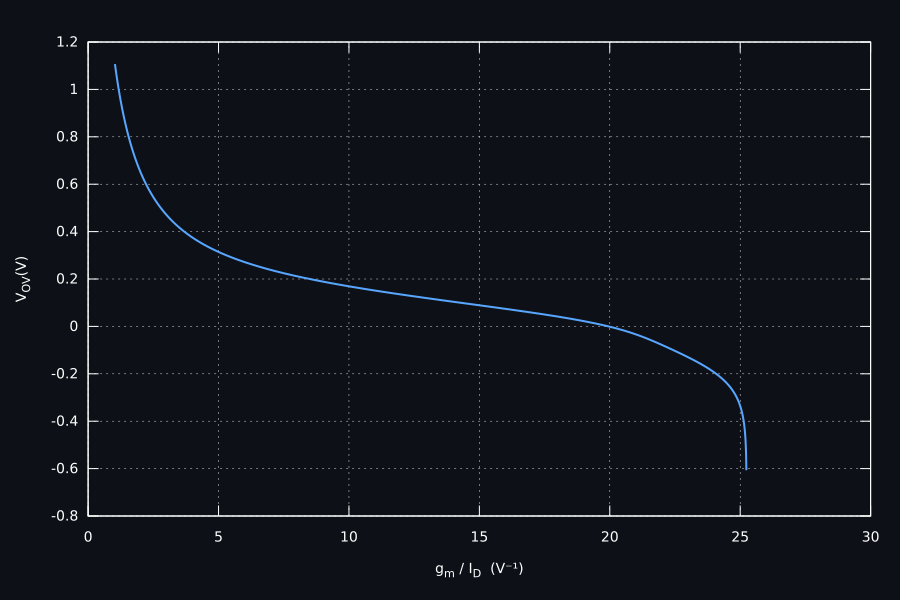

Here is the gnuplot script that generated this plot:

set terminal svg size 900,600 enhanced font "DejaVu Sans,14"  background rgb "#0d1117"
set output "vov_vs_gm_id.svg"

set border lc rgb "#ffffff"
set tics textcolor rgb "#ffffff"
set xlabel "g_m / I_D  (V⁻¹)" textcolor rgb "#ffffff"
set ylabel "V_{OV} (V)" textcolor rgb "#ffffff"

set grid lc rgb "#dddddd" lw 0.5

set lmargin 9
set rmargin 3
set tmargin 2
set bmargin 4

plot "nmos_lmin_tt.dat" using 5:7 \
     with lines lw 2 lc rgb "#58a6ff" notitle
